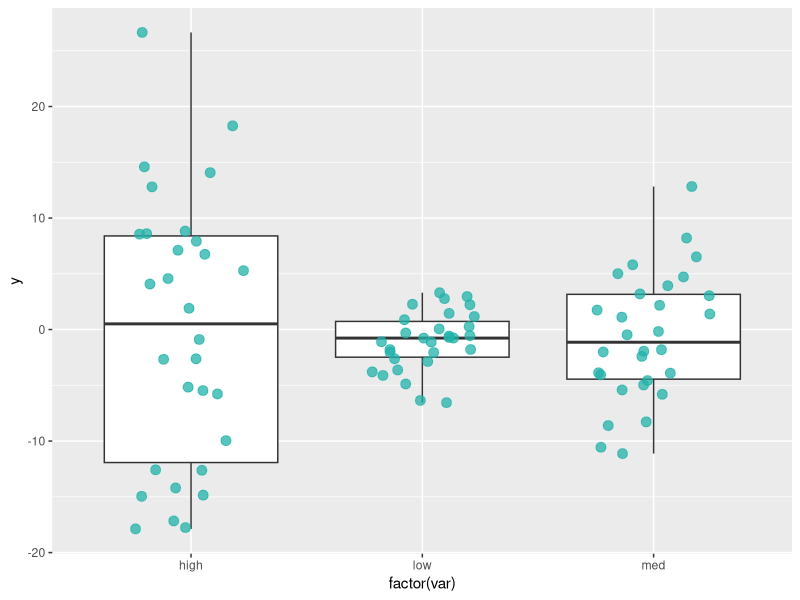

Source code (R): (Note: this script raises an error after producing the figure.)
## ---- chunk 1
knitr::opts_chunk$set(fig.path = "Figs/",
                      message = FALSE,
                      warning = FALSE,
                      include = TRUE,
                      echo = TRUE,
                      error = TRUE,
                      fig.width = 11,
                      comment = NA)
library(ggplot2)
library(magrittr)
library(dplyr)
library(tidyr)
library(car)
library(datasets)
## ---- chunk 2
set.seed(10)
low <- rnorm(30, 0, 3) 
med <- rnorm(30, 0, 6)
high <- rnorm(30, 0, 12)
var_df <- data.frame(low, med, high)
var_df_plot <- var_df %>%
  gather(var, y)
ggplot(var_df_plot, aes(x = factor(var), y = y)) +
  geom_boxplot() +
  geom_jitter(position = position_jitter(height = 0, 
    width = 0.25), fill = "lightseagreen", colour = "lightseagreen", alpha = 0.75, size = 3)
## ---- chunk 3
# filter to just months 5 and 9
air5and9 <- airquality %>%
  filter(Month %in% c(5, 9))

air5and9 %>%
  group_by(Month) %>%
  dplyr::summarise(vars = var(Ozone, na.rm = TRUE),
            sds = sd(Ozone, na.rm = TRUE))
## ---- chunk 4
# library(car)
# Levene's test
with(air5and9, leveneTest(Ozone ~ factor(Month), center = mean))
## ---- chunk 5
# library(car)
# Brown-Forsythe
with(air5and9, leveneTest(Ozone ~ factor(Month), center = median))
## ---- chunk 6
# filter to just months 8 and 9
air8and9 <- airquality %>%
  filter(Month %in% c(8, 9))

air8and9 %>%
  group_by(Month) %>%
  dplyr::summarise(vars = var(Ozone, na.rm = TRUE),
            sds = sd(Ozone, na.rm = TRUE))
## ---- chunk 7
# library(car)
# Levene's test
with(air8and9, leveneTest(Ozone ~ factor(Month), center = mean))
## ---- chunk 8
# library(car)
# Brown-Forsythe
with(air8and9, leveneTest(Ozone ~ factor(Month), center = median))
## ---- chunk 9
# library(datasets)
data("esoph")
head(esoph)
## ---- chunk 10
# unit of analysis is records for 88 age/alcohol/tobacco combinations

# collapse across age/tobacco combinations
tidy_esoph <- esoph %>%
  group_by(alcgp) %>%
  dplyr::summarise(cases = sum(ncases),
            controls = sum(ncontrols)) %>%
  gather(group, n, -alcgp) %>%
  mutate(alcgp = as.numeric(alcgp)) # required for wilcoxon test

# need to create data with unit of analysis = participant
esoph_data <- tidy_esoph %>% 
  group_by(group) %>%
  do(data.frame(y = rep(.$alcgp, .$n)))

head(esoph_data)
## ---- chunk 11
esoph_data %>%
  group_by(group, y) %>%
  tally()
## ---- chunk 12
# run the test!
wilcox.test(y ~ group, data = esoph_data)
## ---- chunk 13
sum(1:55) #check with R
## ---- chunk 14
min_rank_sum <- cbind(min_R_A=sum(1:26), min_R_B=sum(1:29))
min_rank_sum #This is what R subtracts from W
## ---- chunk 15
pwilcox(377, 26, 29) #pi=P(W0) based on discrete distribution
## ---- chunk 16
qwilcox(.5, 26, 29) #this would gotten us to W0 also
## ---- chunk 17
qwilcox(.025, 26, 29)
## ---- chunk 18
qwilcox(.975, 26, 29)
## ---- chunk 19
air_ranks <- airquality %>%
  filter(Month %in% c(5, 9), !is.na(Ozone)) %>%
  mutate(oz_rank = rank(Ozone, ties.method = "average"))
# check that it worked
air_ranks %>%
  arrange(oz_rank) %>%
  head()
## ---- chunk 20
obs_rank_sum <- air_ranks %>%
  group_by(Month) %>%
  dplyr::summarise(rank_sum = sum(oz_rank))
obs_rank_sum
## ---- chunk 21
w_a <- obs_rank_sum$rank_sum[1] - min_rank_sum[1]
w_b <- obs_rank_sum$rank_sum[2] - min_rank_sum[2]
w_min <- min(w_a, w_b) #take the minimum as the test statistic
cbind(w_a, w_b, w_min)
## ---- chunk 22
p_min <- min(pwilcox(w_min, 26, 29), 1-pwilcox(w_min, 26, 29))
p_2tailed <- 2*p_min
c(w_min, p_2tailed)
## ---- chunk 23
w1 <- wilcox.test(Ozone ~ Month, data = airquality,
            subset = Month %in% c(5, 9), correct = FALSE, exact = TRUE)
## ---- chunk 24
w1
## ---- chunk 25
lowerz <- -1.559383
upperz <- -1.576241
pmin <- min(pnorm(lowerz), 1 - pnorm(upperz))
2*pmin
## ---- chunk 26
# library(coin)
# coin is especially fussy about predictors as factors
air_ranks$Month <- as.factor(air_ranks$Month)
w2 <- wilcox_test(Ozone ~ Month, data = air_ranks, conf.int = TRUE, distribution = "exact")
w2
## ---- chunk 27
# and right back where we started from!
w2@statistic@linearstatistic # the uncorrected observed rank sum for group A
## ---- chunk 28
w2@statistic@linearstatistic - min_rank_sum[1] # the corrected observed W for group A
## ---- chunk 29
# we can also check what W was under the null
expectation(w2) # should give you 728
## ---- chunk 30
w_asymp <- wilcox_test(Ozone ~ Month, data = air_ranks, conf.int = TRUE)
w_asymp
## ---- chunk 31
x <- air_ranks$Ozone[air_ranks$Month == 5] 
y <- air_ranks$Ozone[air_ranks$Month == 9] 
diffs <- sort(as.vector(outer(y, x, "-")))
median(diffs)
## ---- chunk 32
# library(pairwiseCI)
# pairwiseCI can be especially fussy about predictors as factors
air_ranks$Month <- as.factor(air_ranks$Month)
pairwiseCI(Ozone ~ Month, data= air_ranks, method = "HL.diff") #Exact conditional nonparametric CI for difference of locations
## ---- chunk 33
air_ranks %>%
  group_by(Month) %>%
  summarise(medians = median(Ozone))
## ---- chunk 34
n_a <- 26
n_b <- 29
u_a <- n_a*n_b + min_rank_sum[1] - obs_rank_sum$rank_sum[1]
u_b <- n_a*n_b + min_rank_sum[2] - obs_rank_sum$rank_sum[2]
cbind(u_a, u_b, min(u_a, u_b))
## ---- chunk 35
library(MASS)
data(birthwt)
## ---- chunk 36
select <- dplyr::select
